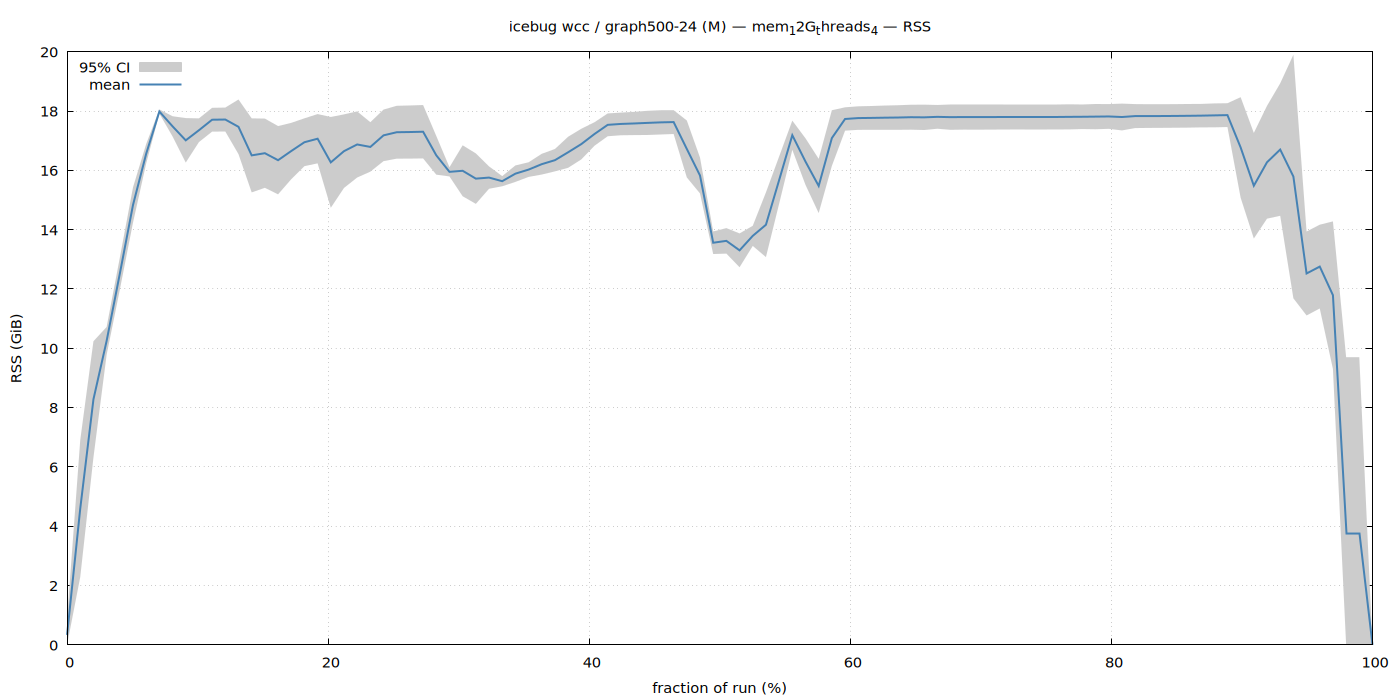

Write gnuplot code to recreate this figure.
set terminal pngcairo size 1400,700 enhanced font 'Sans,11'
set output '/home/ubuntu/nvm/results/ldbd/wcc/M/graph500-24/icebug_mem_12G_threads_4/rss.png'
set title "icebug wcc / graph500-24 (M) — mem_12G_threads_4 — RSS"
set xlabel 'fraction of run (%)'
set ylabel 'RSS (GiB)'
set grid
set key top left
set yrange [0:*]
plot '/home/ubuntu/nvm/results/ldbd/wcc/M/graph500-24/icebug_mem_12G_threads_4/rss.dat' using 1:3:4 with filledcurves lc rgb '#cccccc' title '95% CI', \
     '' using 1:2 with lines lw 2 lc rgb '#4682b4' title 'mean'
